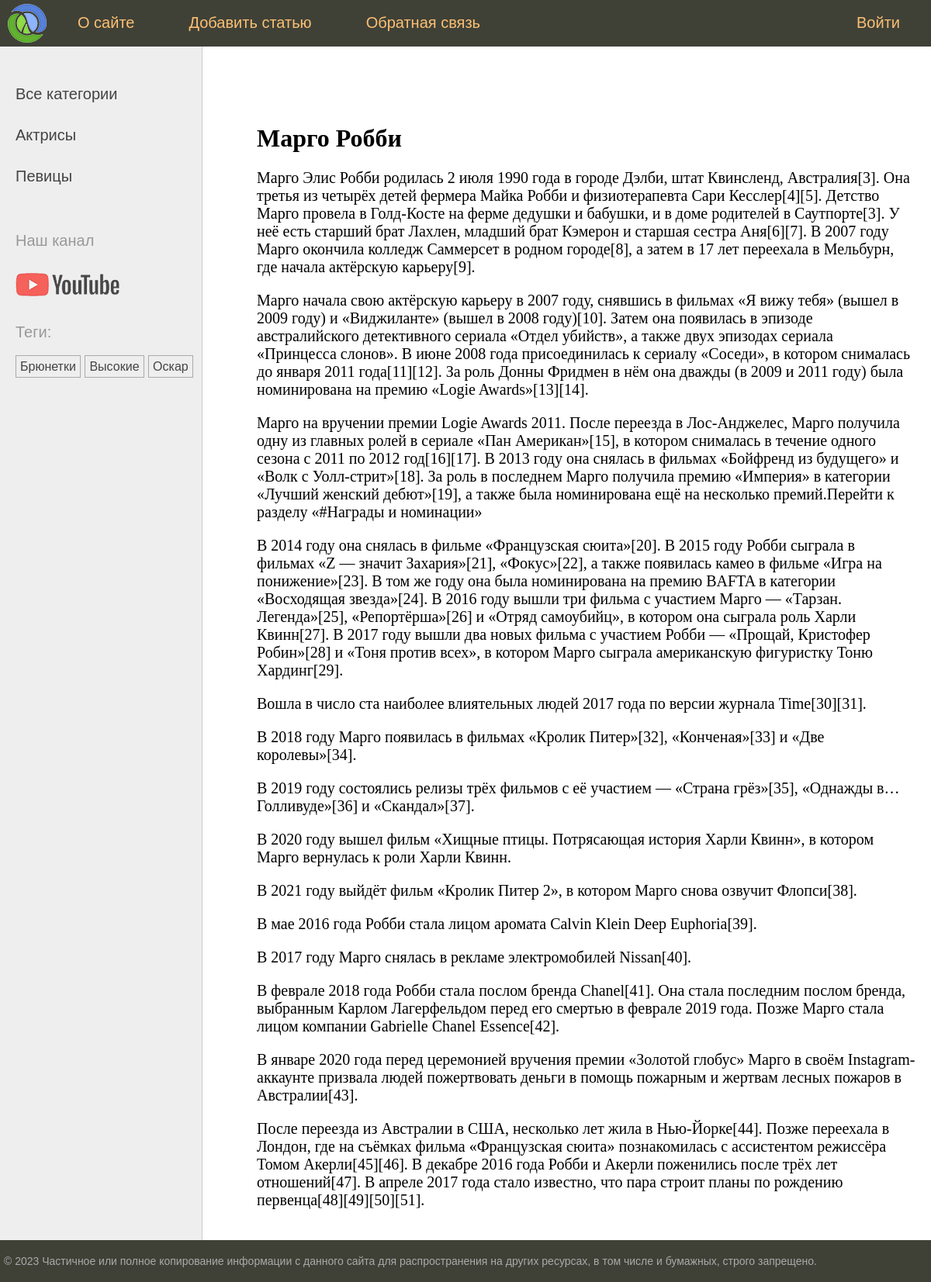
The page /post/margo-robbi/ on the database its author committed.
### women/models.py (models this page shows, shortened)
class Category(models.Model):
    name = models.CharField(max_length=100, db_index=True,verbose_name="Категория")
    slug = models.SlugField(max_length=255, unique=True, db_index=True)
    class Meta:
        verbose_name = 'Категория'
        verbose_name_plural = 'Категории'
    def get_absolute_url(self):
        return reverse('category', kwargs={'cat_slug': self.slug})

class TagPost(models.Model):
    tag = models.CharField(max_length=100, db_index=True)
    slug = models.SlugField(max_length=255, unique=True, db_index=True)
    def get_absolute_url(self):
        return reverse('tag', kwargs={'tag_slug': self.slug})

class Women(models.Model):
    class Status(models.IntegerChoices):
        DRAFT = 0, 'Черновик'
        PUBLISHED = 1, 'Опубликовано'
    title = models.CharField(max_length=255,verbose_name="Заголовок")
    slug = models.SlugField(max_length=255, unique=True, db_index=True,verbose_name="Slug",   validators=[
                               MinLengthValidator(5, message="Минимум 5 символов"),
                               MaxLengthValidator(100, message="Максимум 100 символов"),
                           ])
    photo = models.ImageField(upload_to="photos/%Y/%m/%d/", default=None, blank=True, null=True, verbose_name="Фото")
    content = models.TextField(blank=True,verbose_name="Текст статьи")
    time_create = models.DateTimeField(auto_now_add=True,verbose_name="Время создания")
    time_update = models.DateTimeField(auto_now=True,verbose_name="Время изменения")
    is_published = models.BooleanField(choices=tuple(map(lambda x: (bool(x[0]), x[1]), Status.choices)),
                                       default=Status.DRAFT, verbose_name="Статус")
    cat = models.ForeignKey('Category', on_delete=models.PROTECT, related_name='posts',verbose_name="Категории")
    tags = models.ManyToManyField('TagPost', blank=True,related_name='tags',verbose_name="Тэги")
    husband = models.OneToOneField('Husband', on_delete=models.SET_NULL, null=True, blank=True, related_name='wuman')
    objects = models.Manager()
    published = PublishedManager()
    class Meta:
        verbose_name ="Известные женщины"
        verbose_name_plural = "Известные женщины"
        ordering = ['-time_create']
        indexes = [
            models.Index(fields=['-time_create'])
        ]

### women/views.py (the view)
# urls.py: path('post/<slug:post_slug>/',views.ShowPost.as_view(),name='post'),
class ShowPost(DetailView):
    model = Women
    template_name = 'women/post.html'
    slug_url_kwarg = 'post_slug'
    context_object_name = 'post'
    def get_context_data(self, **kwargs):
        context = super().get_context_data(**kwargs)
        context['title'] = context['post'].title
        context['menu'] = menu
        return context
    def get_object(self, queryset=None):
        return get_object_or_404(Women.published, slug=self.kwargs[self.slug_url_kwarg])

### women/models.py (called while the page is built)
    def get_queryset(self):
        return super().get_queryset().filter(is_published=Women.Status.PUBLISHED)

### women/templatetags/women_tags.py (called while the page is built)
@register.inclusion_tag('women/list_categories.html')
def show_categories(cat_selected=0):
    cats = Category.objects.annotate(total=Count("posts")).filter(total__gt=0)
    return {"cats": cats, "cat_selected": cat_selected}

@register.inclusion_tag('women/list_tags.html')
def show_all_tags():
    return {"tags": TagPost.objects.annotate(total=Count("tags")).filter(total__gt=0)}

### women/templates/women/post.html (shortened to what this page needs)
{% extends 'base.html' %}
{% block content %}
<h1>{{post.title}}</h1>
{{post.content|linebreaks}}
{% endblock %}

### women/templates/women/list_categories.html
{% for cat in cats %}
         {% if cat.id == cat_selected %}
                   <li class="selected">{{cat.name}}</li>
         {% else %}
                   <li><a href="{{ cat.get_absolute_url }}">{{cat.name}}</a></li>
         {% endif %}
{% endfor %}

### women/templates/women/list_tags.html
{% if tags %}
    <p>Теги:</p>
    <ul class="tags-list">
        {% for t in tags %}
        <li><a href="{{t.get_absolute_url}}">{{t.tag}}</a></li>
        {% endfor %}
    </ul>
{% endif %}

### women/static/women/css/styles.css (style rules this page uses)
html, body { font-family: 'Arial'; margin: 0; padding: 0; height: 100%; width: 100%; color: #444; }
a { color: #0059b2; text-decoration: none; }
.left-chapters ul { width: 230px; margin: 0; padding: 20px 10px 10px 20px; list-style: none; font-size: 20px; }
.left-chapters ul li { margin: 30px 0 0 0; color: #999; }
.left-chapters ul li a { color: #444; text-decoration: none; }
ul.tags-list { width: 100%; margin: 0; padding: 0; list-style: none; }
ul.tags-list li { margin: 0; padding: 0 0 10px; display: inline-block; }
ul.tags-list li a { padding: 5px; font-size: 16px; border: 1px solid #aaa; }
.content-text h1 { font-size: 32px; }

### rows shown on the page
Category: name "Актрисы"
Category: name "Певицы"
TagPost: tag "Брюнетки"
TagPost: tag "Высокие"
TagPost: tag "Оскар"
Women: title "Марго Робби", content "Марго Элис Робби родилась 2 июля 1990 года в городе Дэлби, штат Квинсленд, Австралия[3]. Она третья из четырёх детей фермера Майка Робби и физиотерапевта Сари Кесслер[4][5]. Детство Марго провела в Голд-Косте на ферме дедушки и бабушки, и в доме родителей в Саутпорте[3]. У неё есть старший брат Лахлен, младший брат Кэмерон и старшая сестра Аня[6][7]. В 2007 году Марго окончила колледж Саммерсет в родном городе[8], а затем в 17 лет переехала в Мельбурн, где начала актёрскую карьеру[9]. Марго начала свою актёрскую карьеру в 2007 году, снявшись в фильмах «Я вижу тебя» (вышел в 2009 году) и «Виджиланте» (вышел в 2008 году)[10]. Затем она появилась в эпизоде австралийского детективного сериала…"

### other values the page prints
{{ m.title }} "О сайте" "Добавить статью" "Обратная связь" "Войти"
